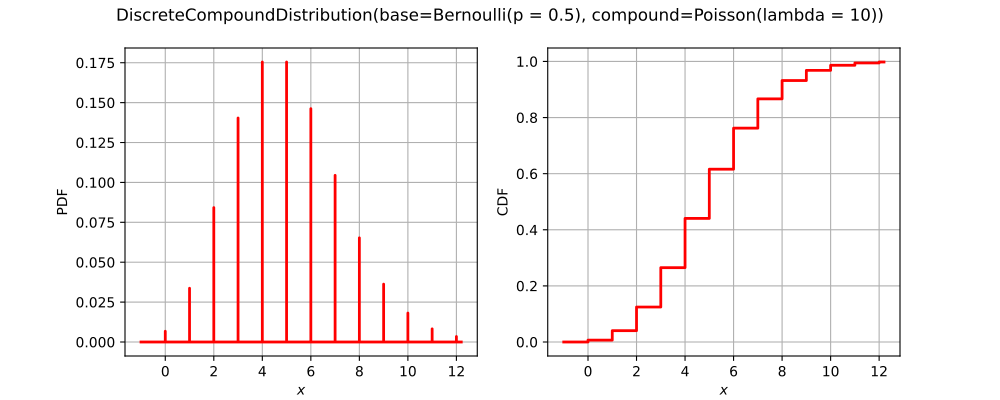

Source code (Python):
import openturns as ot
from matplotlib import pyplot as plt
from openturns.viewer import View
title = None
if ot.DiscreteCompoundDistribution().__class__.__name__ == 'Bernoulli':
    distribution = ot.Bernoulli(0.7)
elif ot.DiscreteCompoundDistribution().__class__.__name__ == 'Binomial':
    distribution = ot.Binomial(5, 0.2)
elif ot.DiscreteCompoundDistribution().__class__.__name__ == 'Hypergeometric':
    distribution = ot.Hypergeometric(10, 4, 7)
elif ot.DiscreteCompoundDistribution().__class__.__name__ == 'CumulativeDistributionNetwork':
    coll = [ot.Normal(2),ot.Dirichlet([0.5, 1.0, 1.5])]
    distribution = ot.CumulativeDistributionNetwork(coll, ot.BipartiteGraph([[0,1], [0,1]]))
elif ot.DiscreteCompoundDistribution().__class__.__name__ == 'Histogram':
    distribution = ot.Histogram([-1.0, 0.5, 1.0, 2.0], [0.45, 0.4, 0.15])
elif ot.DiscreteCompoundDistribution().__class__.__name__ == 'KernelMixture':
    kernel = ot.Uniform()
    sample = ot.Normal().getSample(5)
    bandwith = [1.0]
    distribution = ot.KernelMixture(kernel, bandwith, sample)
elif ot.DiscreteCompoundDistribution().__class__.__name__ == 'MaximumDistribution':
    coll = [ot.Uniform(2.5, 3.5), ot.LogUniform(1.0, 1.2), ot.Triangular(2.0, 3.0, 4.0)]
    distribution = ot.MaximumDistribution(coll)
elif ot.DiscreteCompoundDistribution().__class__.__name__ == 'Multinomial':
    distribution = ot.Multinomial(5, [0.2])
elif ot.DiscreteCompoundDistribution().__class__.__name__ == 'RandomMixture':
    coll = [ot.Triangular(0.0, 1.0, 5.0), ot.Uniform(-2.0, 2.0)]
    weights = [0.8, 0.2]
    cst = 3.0
    distribution = ot.RandomMixture(coll, weights, cst)
elif ot.DiscreteCompoundDistribution().__class__.__name__ == 'TruncatedDistribution':
    distribution = ot.TruncatedDistribution(ot.Normal(2.0, 1.5), 1.0, 4.0)
elif ot.DiscreteCompoundDistribution().__class__.__name__ == 'UserDefined':
    distribution = ot.UserDefined([[1.0], [2.0], [3.0]], [0.4, 0.5, 1.0])
elif ot.DiscreteCompoundDistribution().__class__.__name__ == 'ZipfMandelbrot':
    distribution = ot.ZipfMandelbrot(10, 2.5, 0.3)
elif ot.DiscreteCompoundDistribution().__class__.__name__ == 'Normal':
    cov = ot.CovarianceMatrix([[1.0, -0.5], [-0.5, 1.0]])
    distribution = ot.Normal([0.0, 0.0], cov)
    title = "Normal dist. with correlation coefficient {}".format(cov[0, 1])
else:
    distribution = ot.DiscreteCompoundDistribution()

dimension = distribution.getDimension()
if title is None:
    title = str(distribution)[:100].split('\n')[0]
if dimension == 1:
    distribution.setDescription(['$x$'])
    pdf_graph = distribution.drawPDF()
    cdf_graph = distribution.drawCDF()
    fig = plt.figure(figsize=(10, 4))
    pdf_axis = fig.add_subplot(121)
    cdf_axis = fig.add_subplot(122)
    View(pdf_graph, figure=fig, axes=[pdf_axis], add_legend=False)
    View(cdf_graph, figure=fig, axes=[cdf_axis], add_legend=False)
    fig.suptitle(title)
elif dimension == 2:
    grid = ot.GridLayout(1, 2)
    pdf_graph = distribution.drawPDF()
    pdf_graph.setLegends([''])
    cdf_graph = distribution.drawCDF()
    cdf_graph.setLegends([''])
    grid.setGraph(0, 0, pdf_graph)
    grid.setGraph(0, 1, cdf_graph)
    grid.setTitle(title)
    fig = View(grid).getFigure()
    fig.axes[0].set_title('PDF')
    fig.axes[1].set_title('CDF')
